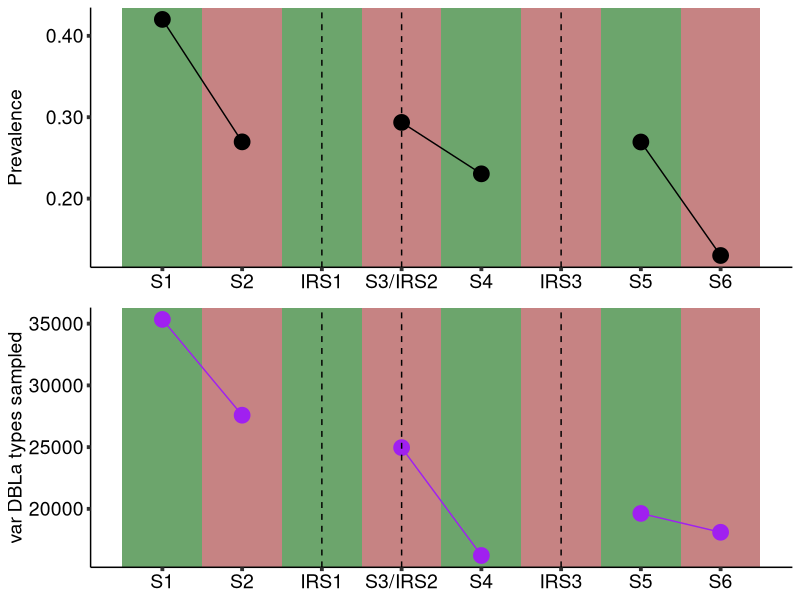

The R source for this figure:
library(tidyverse)
library(cowplot)

mytheme_no_legend <- theme_bw() + theme(
  legend.title  = element_text(colour = "black", size=17),
  legend.position = "none",
  legend.key = element_blank(),
  legend.text  = element_text(colour = "black", size=17),
  panel.background = element_blank(),
  panel.grid.major = element_blank(),
  panel.grid.minor = element_blank(),
  axis.line = element_line(colour = "black"),
  panel.border = element_blank(),
  # panel.border = element_rect(colour = "black", size=1.3),
  axis.text = element_text(color='black', family="Helvetica", size=14),
  axis.title = element_text(color='black', family="Helvetica", size=14),
  strip.text.x = element_text(family = "Helvetica", size = 14),
  strip.text.y = element_text(family = "Helvetica", size = 14),
  axis.ticks = element_line(size = 1.3),
  strip.background = element_rect( fill = "transparent", size = 1.3, colour = "black"  ),
  strip.text = element_text(size = 19)
)
survey_data <- tibble(ID=1:8,
                      survey=c('S1',
                               'S2',
                               'IRS1',
                               'S3/IRS2',
                               'S4',
                               'IRS3',
                               'S5',
                               'S6'),
                      Date=c('Oct. 2012',
                             'May-Jun. 2013',
                             'Oct-Dec 2013',
                             'May-Jun. 2014',
                             'Oct. 2014',
                             'Jan-Febuary 2015',
                             'Oct. 2015',
                             'Jun. 2016'),
                      season=c('EOW','EOD','EOW','EOD','EOW','MOD','EOW','EOD'),
                      Prevalence=c(808/1923,513/1902,NA,535/1822,430/1866,NA,545/2022,272/2091),
                      var_types=c(35345,27586,NA,24962,16222,NA,19630,18103))

Fig_prev <- ggplot(survey_data, aes(x=ID,y=Prevalence))+
  geom_rect(aes(xmin = 0.5, xmax = 1.5,ymin = -Inf, ymax = Inf),fill = "dark green", alpha=0.1)+
  geom_rect(aes(xmin = 1.5, xmax = 2.5,ymin = -Inf, ymax = Inf),fill = "brown", alpha=0.1)+
  geom_rect(aes(xmin = 2.5, xmax = 3.5,ymin = -Inf, ymax = Inf),fill = "dark green", alpha=0.1)+
  geom_rect(aes(xmin = 3.5, xmax = 4.5,ymin = -Inf, ymax = Inf),fill = "brown", alpha=0.1)+
  geom_rect(aes(xmin = 4.5, xmax = 5.5,ymin = -Inf, ymax = Inf),fill = "dark green", alpha=0.1)+
  geom_rect(aes(xmin = 5.5, xmax = 6.5,ymin = -Inf, ymax = Inf),fill = "brown", alpha=0.1)+
  geom_rect(aes(xmin = 6.5, xmax = 7.5,ymin = -Inf, ymax = Inf),fill = "dark green", alpha=0.1)+
  geom_rect(aes(xmin = 7.5, xmax = 8.5,ymin = -Inf, ymax = Inf),fill = "brown", alpha=0.1)+
  geom_point(size=5)+
  geom_line()+
  geom_vline(xintercept = c(3,4,6), linetype='dashed')+
  scale_x_continuous(breaks=survey_data$ID, labels = survey_data$survey)+
  scale_y_continuous(breaks=seq(0,0.5,0.1),labels=str_pad(seq(0.,0.5,0.1),4,'right',0))+
  mytheme_no_legend+theme(axis.title.x = element_blank())
  
Fig_var <- ggplot(survey_data, aes(x=ID,y=var_types))+
  geom_rect(aes(xmin = 0.5, xmax = 1.5,ymin = -Inf, ymax = Inf),fill = "dark green", alpha=0.1)+
  geom_rect(aes(xmin = 1.5, xmax = 2.5,ymin = -Inf, ymax = Inf),fill = "brown", alpha=0.1)+
  geom_rect(aes(xmin = 2.5, xmax = 3.5,ymin = -Inf, ymax = Inf),fill = "dark green", alpha=0.1)+
  geom_rect(aes(xmin = 3.5, xmax = 4.5,ymin = -Inf, ymax = Inf),fill = "brown", alpha=0.1)+
  geom_rect(aes(xmin = 4.5, xmax = 5.5,ymin = -Inf, ymax = Inf),fill = "dark green", alpha=0.1)+
  geom_rect(aes(xmin = 5.5, xmax = 6.5,ymin = -Inf, ymax = Inf),fill = "brown", alpha=0.1)+
  geom_rect(aes(xmin = 6.5, xmax = 7.5,ymin = -Inf, ymax = Inf),fill = "dark green", alpha=0.1)+
  geom_rect(aes(xmin = 7.5, xmax = 8.5,ymin = -Inf, ymax = Inf),fill = "brown", alpha=0.1)+
  geom_point(size=5, color='purple')+
  geom_line(color='purple')+
  geom_vline(xintercept = c(3,4,6), linetype='dashed')+
  scale_x_continuous(breaks=survey_data$ID, labels = survey_data$survey)+
  scale_y_continuous(breaks=seq(15000,40000,5000),labels=seq(15000,40000,5000))+
  labs(y='var DBLa types sampled')+
  mytheme_no_legend+theme(axis.title.x = element_blank())

Fig <- plot_grid(Fig_prev, Fig_var, nrow=2, align='vh')

png('~/Dropbox/Images for presentations/BGU Job talk/survey_data.png', 1600,1200,res=250)
Fig
dev.off()



